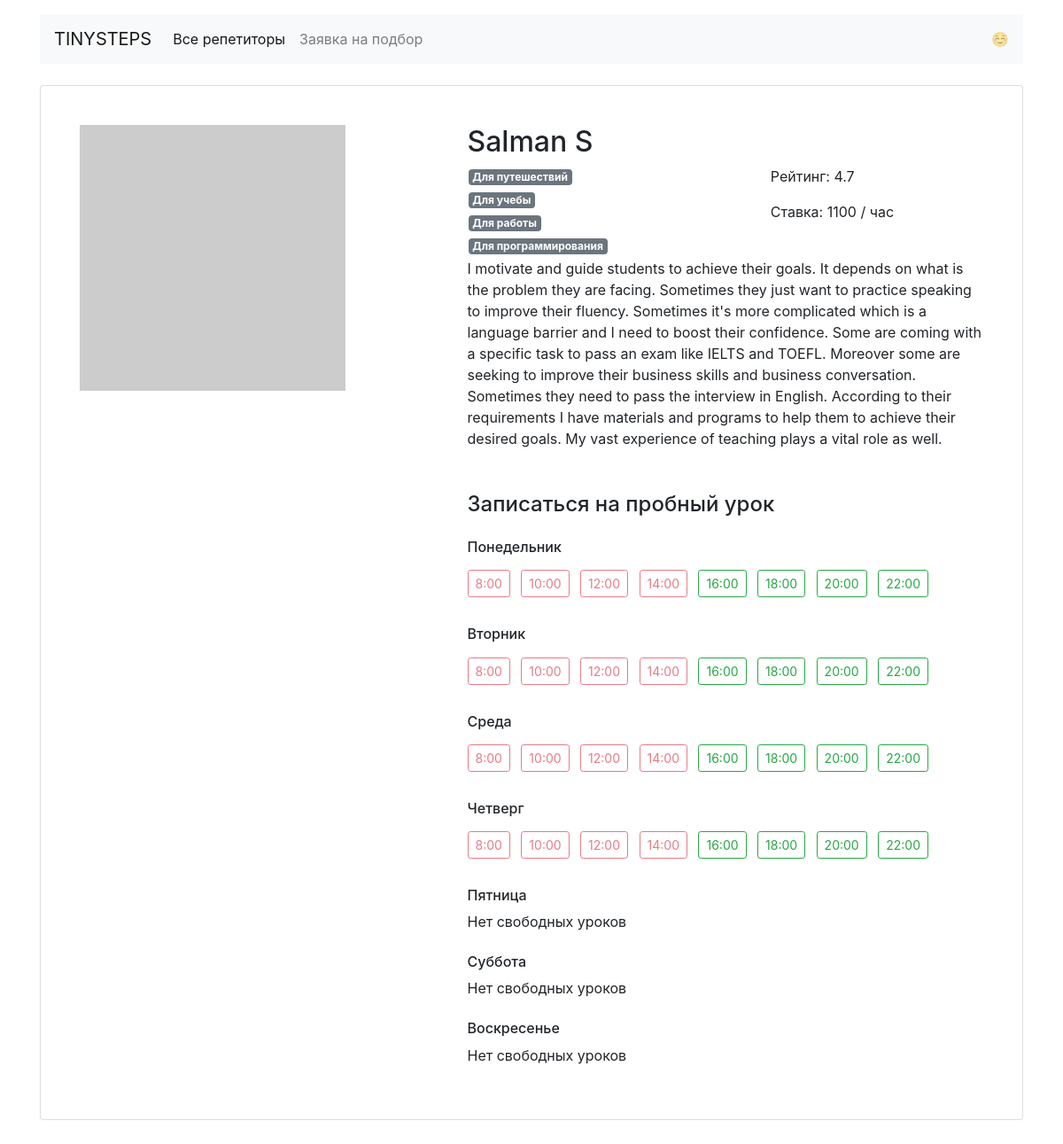
The app's page /profiles/10/ with its own data.
### models.py (models this page shows)
class Teacher(db.Model):
    __tablename__ = 'teachers'
    id = db.Column(db.Integer, primary_key=True)
    name = db.Column(db.String(100), nullable=False)
    about = db.Column(db.Text)
    rating = db.Column(db.Float, nullable=False)
    picture = db.Column(db.String(100))
    price = db.Column(db.Integer, nullable=False)
    free = db.Column(db.UnicodeText, nullable=False)
    booking = db.relationship("Booking", back_populates='teacher')
    goals = db.relationship("Goal", secondary=teachers_goals_association, back_populates="teachers")

class Goal(db.Model):
    __tablename__ = 'goals'
    id = db.Column(db.Integer, primary_key=True)
    code = db.Column(db.String(10), nullable=False)
    goal = db.Column(db.String(100), nullable=False)
    teachers = db.relationship("Teacher", secondary=teachers_goals_association, back_populates="goals")

### app.py (the view)
@app.route('/profiles/<int:teacher_id>/')
def render_profiles_item(teacher_id):
    teacher = Teacher.query.get_or_404(teacher_id)
    return render_template('profile.html', t=teacher, weekdays=WEEKDAYS, timetable=json.loads(teacher.free))

### templates/profile.html
{% extends 'base.html' %}
{% block container %}
<div class="card my-4 mx-auto">
    <div class="card-body m-2 m-md-4">
        <article class="row">
            <div class="col-5"><img src="{{ t.picture }}" class="img-fluid" alt=""></div>
            <div class="col-7">
                <section class="teacher=info">
                    <h1 class="h2">{{ t.name }}</h1>
                    <div class="row">
                        <div class="col-7">
                            {% for goal in t.goals %}
                            <div class="row">
                                <span class="badge badge-secondary mx-3 my-1">{{ goal.goal }} </span>
                            </div>
                            {% endfor %}
                        </div>
                        <div>
                            <p>Рейтинг: {{ t.rating }} </p>
                            <p>Ставка: {{ t.price }} / час</p>
                        </div>
                    </div>
                    <p>{{ t.about }}</p>
                </section>
                <section class="available">
                    <h4 class="mb-4 mt-5">Записаться на пробный урок</h4>
                    {% for day in weekdays %}
                    <h6 class="mt-4">{{ day[1] }} </h6>
                    {% if True in (timetable[day[0]]).values() %}
                    {% for hour, status in (timetable[day[0]]).items() %}
                    {% if status %}
                    <a href="{{ url_for('render_booking_item', teacher_id=t.id, weekday= day[0], time = hour ) }}"
                       class="btn btn-outline-success btn-sm mr-2 my-2">{{ hour }}</a>
                    {% else %}
                    <a href="#" class="btn btn-outline-danger btn-sm mr-2 my-2 disabled">{{hour}}</a>
                    {% endif %}
                    {% endfor %}
                    {% else %}
                    <p>Нет свободных уроков</p>
                    {% endif %}
                    {% endfor %}
                </section>
            </div>
        </article>
    </div>
</div>
{% endblock %}

### records on screen
Teacher: name "Salman S", rating "4.7", price "1100", about "I motivate and guide students to achieve their goals. It depends on what is the problem they are facing. Sometimes they just want to practice speaking to improve their fluency. Sometimes it's more complicated which is a language barrier and I need to boost their confidence. Some are coming with a specific task to pass an exam like IELTS and TOEFL. Moreover some are seeking to improve their business skills and business conversation. Sometimes they need to pass the interview in English. According to their requirements I have materials and programs to help them to achieve their desired goals. My vast experience of teaching plays a vital role as well."
Goal: goal "Для путешествий"
Goal: goal "Для учебы"
Goal: goal "Для работы"
Goal: goal "Для программирования"

### other values on screen
{{ day[1] }} "Понедельник" "Вторник" "Среда" "Четверг" "Пятница" "Суббота" "Воскресенье"
{{ hour }} "8:00" "10:00" "12:00" "14:00" "8:00" "10:00" "12:00" "14:00" "8:00" "10:00" "12:00" "14:00" "8:00" "10:00" "12:00" "14:00"
{{ hour }} "16:00" "18:00" "20:00" "22:00" "16:00" "18:00" "20:00" "22:00" "16:00" "18:00" "20:00" "22:00" "16:00" "18:00" "20:00" "22:00"
